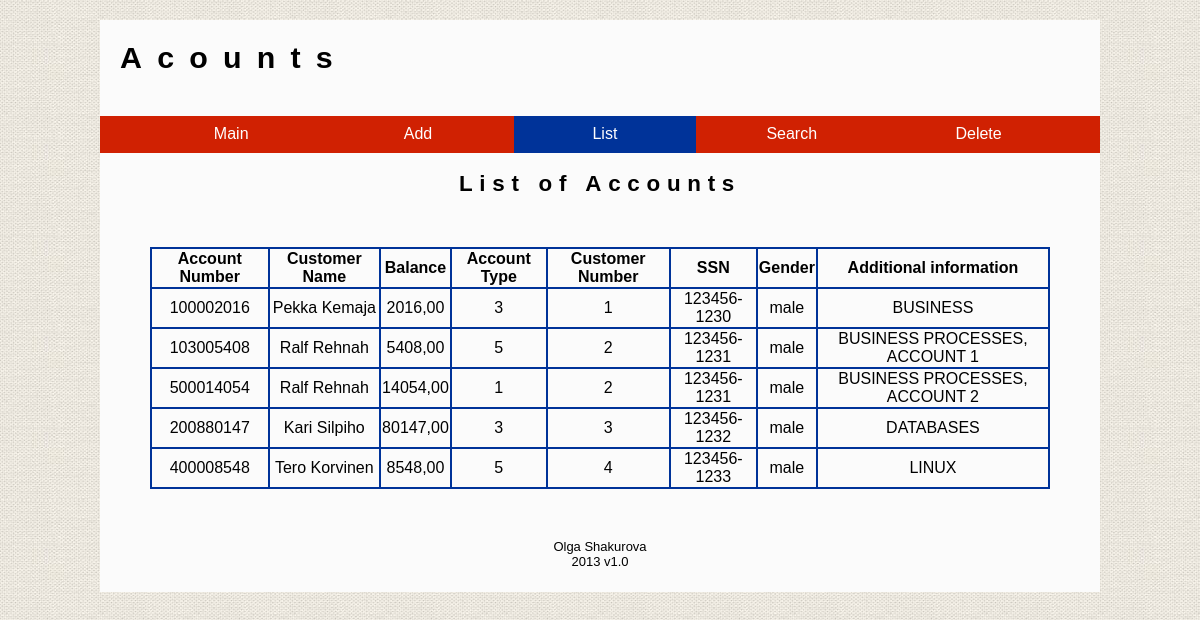
/listaa.php, run on the app's committed database.
### tables this page shows
CREATE TABLE IF NOT EXISTS `account` (
  `id` int(10) unsigned NOT NULL AUTO_INCREMENT,
  `customerNumber` int(10) unsigned NOT NULL,
  `name` varchar(80) NOT NULL,
  `ssn` varchar(11) NOT NULL,
  `gender` enum('male','female') NOT NULL,
  `accountNumber` int(11) NOT NULL,
  `balance` decimal(10,0) NOT NULL,
  `accountType` enum('1','3','5') NOT NULL,
  `additionalInfo` varchar(500) NOT NULL,
  PRIMARY KEY (`id`),
  UNIQUE KEY `accountNumber` (`accountNumber`)
);

### accountPDO.php (called while the page is built, shortened)
<?php
require_once "account.php";
class accountPDO
{
	private $db;
	function __construct($dsn = "mysql:host=localhost;dbname=a1103474", $user="root", $password="salainen")
	{
		$this->db = new PDO($dsn, $user, $password);
  		$this->db->setAttribute(PDO::ATTR_ERRMODE, PDO::ERRMODE_WARNING);
    }
    public function allAccounts()
    {
        $sql = "SELECT id, customerNumber, name, ssn, gender, accountNumber, balance, accountType, additionalInfo FROM account" ;
        if (! $stmt = $this->db->prepare($sql))
			throw new PDOException("prepare", 2);
        if (!$stmt->execute())
      		throw new PDOException("execute", 3);
        $tulos = array();
        while ($row = $stmt->fetchObject()) {
        	$account = new Account();
        	$account->setId($row->id);
        	$account->setCustomerNumber($row->customerNumber);
        	$account->setName(utf8_encode($row->name));
        	$account->setSsn($row->ssn);
        	$account->setGender($row->gender);
        	$account->setAccountNumber($row->accountNumber);
        	$account->setBalance($row->balance);
        	$account->setType($row->accountType);
        	$account->setInfo(utf8_encode($row->additionalInfo));
        	$tulos[] = $account;
        }
		return $tulos;
    }
}
?>

### account.php (called while the page is built, shortened)
<?php
class Account
{
  private $customerNumber;
  private $name;
  private $ssn;
  private $gender;
  private $accountNumber;
  private $balance;
  private $type;
  private $info;
  function __construct($uusiCustomerNo = "", $uusiName = "", $uusiSsn = "", $uusiGender = "",
  $uusiAccountNumber = "", $uusiBalance= "", $uusiType= "", $uusiInfo= "", $uusiId=0) {
  	 $this->customerNumber = trim($uusiCustomerNo);
     $this->ssn = trim($uusiSsn);
     $this->gender = trim($uusiGender);
     $this->accountNumber = trim($uusiAccountNumber);
     $this->type = trim($uusiType);
  }
  public function setCustomerNumber($uusiCustomerNo) {
     $this->customerNumber = trim($uusiCustomerNo);
  }
  public function getCustomerNumber() {
     return $this->customerNumber;
  }
  public function setName($uusiName) {
  	$Name = trim($uusiName);
  	$Name = preg_replace('/ +/', ' ', $Name);
  	$Name = mb_convert_case($Name, MB_CASE_LOWER, "UTF-8");
  	$Name = mb_convert_case($Name ,MB_CASE_TITLE, "UTF-8");
  	$this->name = $Name;
  }
  public function getName() {
  	return $this->name;
  }
 public function setSsn($uusiSsn) {
 	$Ssn = trim($uusiSsn);
  	$this->ssn = $Ssn;
  }
  public function getSsn() {
  	return $this->ssn;
  }
  public function setGender($uusiGender) {
     $this->gender = $uusiGender;
  }
  public function getGender() {
     return $this->gender;
  }
  public function setAccountNumber($uusiAccountNo) {
     $this->accountNumber = trim($uusiAccountNo);
  }
  public function getAccountNumber() {
     return $this->accountNumber;
  }
  public function setType($uusiType) {
  	$this->type = $uusiType;
  }
  public function getType() {
  	return $this->type;
  }
  public function setBalance($uusiBalance) {
  	$Digits = trim($uusiBalance);
  	if(!$Digits == "")	{
  	$Digits = str_replace('.', ',', $Digits);
  	$Digits = explode(",", $Digits);
  	if(sizeof($Digits) == 1)
  		$Digits[1] = "00";
  	$Digits= implode(",", $Digits);
  	}
  	$this->balance = $Digits;
  }
  public function getBalance() {
  	return $this->balance;
  }
 public function setInfo($uusiInfo) {
  	$Info = trim($uusiInfo);
  	$Info = strtoupper($Info);
  	$this->info = $Info;
  }
  public function getInfo() {
  	return $this->info;
  }
}
?>

### listaa.php (the view, shortened to what this page needs)
<!DOCTYPE html>
<html lang="en">
<head>
<link rel="stylesheet" href="styles/styles.css" type="text/css">
</head>
<body>
	<div id="container">
		<header>
			<h1>Acounts</h1>
		</header>
		<section>
			<nav>
				<div class="nav1">
					<ul>
						<li><a href="index.php">Main</a></li>
						<li><a href="uusi.php">Add</a></li>
						<li id="active"><a href="listaa.php">List</a></li>
						<li><a href="haku.php">Search</a></li>
						<li><a href="poista.php">Delete</a></li>
					</ul>
				</div>
			</nav>
			<div>
				<h1>List of Accounts</h1>
				<div id="list">
				<table>
					<tr>
					<th>Account Number</th>
					<th>Customer Name</th>
					<th>Balance</th>
					<th>Account Type</th>
					<th>Customer Number</th>
					<th>SSN</th>
					<th>Gender</th>
					<th>Additional information</th>
					</tr>
						<?php
						try
						{
							require_once "accountPDO.php";
							$kantakasittely = new accountPDO();
							$rivit = $kantakasittely->allAccounts();
							foreach ($rivit as $account) {
								print("<tr>");
								print("<td>" . $account->getAccountNumber());
								print("</td><td>" . $account->getName());
								print("</td><td> " . $account->getBalance());
								print("</td><td>" . $account->getType());
								print("</td><td>" . $account->getCustomerNumber());
								print("</td><td>" . $account->getSsn());
								print("</td><td>" . $account->getGender());
								print("</td><td>" . $account->getInfo() . "</td></tr>");
							}
						} catch (Exception $error) {
							print($error->getMessage());
							exit;
						}
						?>
				</table>
				</div>
			</div>
		</section>
		<footer>
			<p>
				Olga Shakurova<br> 2013 v1.0
			</p>
		</footer>
	</div>
</body>
</html>

### styles/styles.css (style rules this page uses)
footer, header, menu, nav, section { display: block; }
* { box-sizing:border-box; -moz-box-sizing:border-box; }
body { font-family: verdana, arial, sans-serif; background-image:url('../images/papar_texture_thumb04.jpg'); background-repeat:repeat; }
header h1 { font-size: 1.9em; text-align:left; padding: 2% 2% 2% 2%; letter-spacing:0.5em; }
#container { max-width: 62.5em; margin-left: auto; margin-right: auto; background-color:#FBFBFB }
h3, h1 { text-align:center; }
h1 { font-size:1.4em; letter-spacing:0.3em; }
#list table, #list th, #list td { border: 2px solid #003399; border-collapse:collapse; }
#list td { text-align:center; }
#list table { margin:5%; width:90%; }
.nav1 { width:100%; background-color:#D02102; }
.nav1 ul { list-style: none; }
.nav1 li { display:inline-block; width:19%; text-align:center; padding: 1% 1% 1% 1%; color:#FFF; }
.nav1 a { display:block; text-decoration:none; color:#FFF; }
#active { background-color:#003399; color:#FFF; }
a { color:#003399; }
footer { clear: both; text-align:center; font-size:small; padding-bottom: 1%; }

### data on the page
account: accountNumber "100002016", name "Pekka Kemaja", Balance "2016,00", accountType "3", customerNumber "1", ssn "123456-1230", gender "male", additionalInfo "BUSINESS"
account: accountNumber "103005408", name "Ralf Rehnah", Balance "5408,00", accountType "5", customerNumber "2", ssn "123456-1231", gender "male", additionalInfo "BUSINESS PROCESSES, ACCOUNT 1"
account: accountNumber "500014054", name "Ralf Rehnah", Balance "14054,00", accountType "1", customerNumber "2", ssn "123456-1231", gender "male", additionalInfo "BUSINESS PROCESSES, ACCOUNT 2"
account: accountNumber "200880147", name "Kari Silpiho", Balance "80147,00", accountType "3", customerNumber "3", ssn "123456-1232", gender "male", additionalInfo "DATABASES"
account: accountNumber "400008548", name "Tero Korvinen", Balance "8548,00", accountType "5", customerNumber "4", ssn "123456-1233", gender "male", additionalInfo "LINUX"
